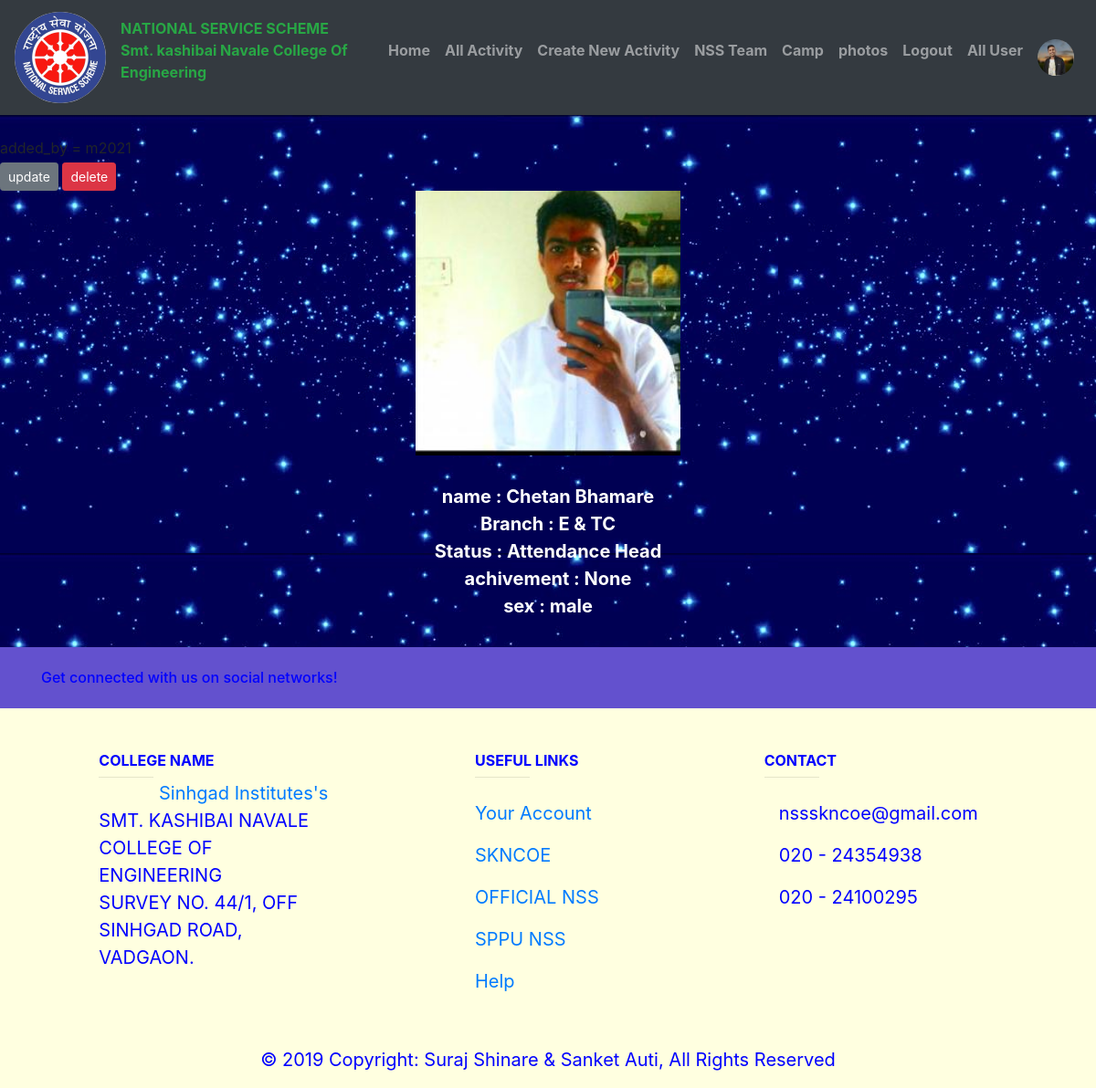
The app's page /user/post/50/ (signed in) with its own data.
### student/models.py (models this page shows, shortened)
class Profile(models.Model):
    user = models.OneToOneField(User, on_delete=models.CASCADE)
    image = models.ImageField(default='default.jpg', upload_to='profile_pics')

### user/models.py (models this page shows, shortened)
class Nss_team_member(models.Model):
    name = models.CharField(max_length=100, help_text='Name of nss team memner')
    batch = models.ForeignKey(Batch, null=True, on_delete=models.CASCADE)
    achievement = models.CharField(max_length=100)
    branch = models.ForeignKey(Branch, null=True, on_delete=models.CASCADE)
    sex = models.ForeignKey(Gender, null=True, on_delete=models.CASCADE)
    status = models.ForeignKey(Status, null=True, on_delete=models.CASCADE)
    image = models.ImageField(default='default.jpg', upload_to='nss_team_member_pics')
    added_by = models.ForeignKey(User, null=True, on_delete=models.CASCADE)

class Branch(models.Model):
    branch = models.CharField(max_length=100)
    def __str__(self):
        return f"{self.branch}"

class Status(models.Model):
    status = models.CharField(max_length=100)
    def __str__(self):
        return f"{self.status}"

class Gender(models.Model):
    gender = models.CharField(max_length=100)
    def __str__(self):
        return f"{self.gender}"

### user/views.py (the view)
# urls.py: path('post/<int:pk>/', PostDetailView.as_view(), name='post-detail'),
class PostDetailView(DetailView):
    model = Nss_team_member

### user/templates/user/nss_team_member_detail.html
{% extends "web_pages/base.html" %}
{% load static %}
{% block content %}
<div style="background-image: url('{% static 'user/nss_team_background.jpg' %}'); ">
<br>
added_by = {{object.added_by}}<br>
              {% if object.added_by == user %}
               <a class="btn btn-secondary btn-sm mt-1" href="{% url 'post-update' object.id %}">update</a>
               <a class="btn btn-danger btn-sm mt-1" href="{% url 'post-delete' object.id %}">delete</a>
              {% endif %}
              <div align="center" style="color: white; font-size: 20px;" class="font-weight-bold">
              <img src="{{ object.image.url }}" style="display: block; width: 290px;">  <br>
              name : {{object.name}}<br>
              Branch : {{object.branch}}<br>
              Status : {{object.status}}<br>
               achivement : {{object.achievement}}<br>
               sex : {{object.sex}}
                <br><br></div></div>
            {% endblock content %}

### web_pages/templates/web_pages/base.html (shortened to what this page needs)
{% load static %}
<html>
<head>
    <link rel="stylesheet" href="https://maxcdn.bootstrapcdn.com/bootstrap/4.0.0-beta.2/css/bootstrap.min.css">
    <link rel="stylesheet" href="{% static 'web_pages/base_css.css' %}">
</head>
<body>
<table>
	<tr>
<div class="my_navigation_bar">
 <nav class="navbar navbar-expand-md navbar-dark bg-dark">
        <a href="{% static 'web_pages/logo3.jpg' %}" class="navbar-brand">
            <img  src="{% static 'web_pages/site-logo.jpg' %}"  width="100px" alt="Nss_skncoe" class="rounded-circle" id="nav_nss_logo">
        </a>
       <p class="text-success font-weight-bold" id="nav_college_name">
        NATIONAL SERVICE SCHEME <br>
        Smt. kashibai Navale College Of <br>
        Engineering</p>
        <div class="collapse navbar-collapse font-weight-bold" id="navbarCollapse">
           <div class="navbar-nav ml-auto">
           <a class="nav-item nav-link" href="{% url 'home' %}">Home</a>
           <a class="nav-item nav-link" href="{% url 'show-all-activity' %}">All Activity</a>
           {% if request.user.is_staff %}
           <a class="nav-item nav-link" href="{% url 'new-activity' %}">Create New Activity</a>
           {% endif %}
           <a class="nav-item  nav-link" href="{% url 'nss-team' %}">NSS Team</a>
           <a class="nav-item  nav-link" href="{% url 'special-camp' %}">Camp</a>
           <a class="nav-item nav-link" href="https://photos.google.com/share/AF1QipOdlUvorjdTR7-bQaXST1tthaMR0uNkkQXx8pR2RO-BAnREIxVxkU0JqR4aeGaUgQ?key=Y0tma05XT0twNXBrM2daOUVOdl9WWWtleUFGV1Rn">photos</a>
          {% if request.user.is_authenticated %}
          <a class="nav-item nav-link" href="{% url 'logout' %}">Logout</a>
          {% endif %}
          {% if request.user.is_superuser %}
          <a class="nav-item  nav-link" href="{% url 'active-user' %}">All User</a>
          {% endif %}
          {% if request.user.is_authenticated %}
          <a class="nav-item  nav-link" href="{% url 'profile' %}"><img src="{{ user.profile.image.url }}" style="width: 40px; height: 40px; " class="rounded-circle"></a>
          {% endif %}
		</div>
    </div>
    </nav>
   </div></tr>
   <tr>
    <div class="block_div">
     	    {% block content %}
	       	{% endblock content %}
     </div>
  </tr>
	<tr>
<div class="footer">
<footer class="page-footer font-small unique-color-dark">
  <div style="background-color: #6351ce;">
    <div class="container">
      <div class="row py-4 d-flex align-items-center">
        <div class="col-md-6 col-lg-5 text-center text-md-left mb-4 mb-md-0">
          <h6 class="mb-0">Get connected with us on social networks!</h6>
        </div>
      </div>
    </div>
  </div>
  <div class="container text-center text-md-left mt-5">
    <div class="row mt-3">
      <div class="col-md-3 col-lg-4 col-xl-3 mx-auto mb-4">
        <h6 class="text-uppercase font-weight-bold">College name</h6>
        <hr class="deep-purple accent-2 mb-4 mt-0 d-inline-block mx-auto" style="width: 60px;">
        <a href="http://www.sinhgad.edu/sinhgad-engineering-institutes/">Sinhgad Institutes's</a> <br>
        SMT. KASHIBAI NAVALE COLLEGE OF ENGINEERING <br>
        SURVEY NO. 44/1, OFF SINHGAD ROAD, <br>
        VADGAON.
      </div>
      <div class="col-md-2 col-lg-2 col-xl-2 mx-auto mb-4">
        <h6 class="text-uppercase font-weight-bold">Useful links</h6>
        <hr class="deep-purple accent-2 mb-4 mt-0 d-inline-block mx-auto" style="width: 60px;">
        <p>
          <a href="{% url 'profile' %}">Your Account</a>
        </p>
        <p>
          <a href="http://cms.sinhgad.edu/sinhgad_engineering_institutes/skncoe_vadgaon/institute_details.aspx">SKNCOE</a>
        </p>
        <p>
          <a href="https://nss.gov.in/">OFFICIAL NSS</a>
        </p>
        <p>
          <a href="http://www.unipune.ac.in/other_academic_and_service_units/national_service_scheme/default.htm">SPPU NSS</a>
        </p>
        <p>
          <a href="mailto:surajm2021@gmail.com">Help</a>
        </p>
      </div>
      <div class="col-md-4 col-lg-3 col-xl-3 mx-auto mb-md-0 mb-4">
        <h6 class="text-uppercase font-weight-bold">Contact</h6>
        <hr class="deep-purple accent-2 mb-4 mt-0 d-inline-block mx-auto" style="width: 60px;">
        <p>
          nssskncoe@gmail.com</p>
        <p>
           020 - 24354938</p>
        <p>
           020 - 24100295</p>
      </div>
    </div>
  </div>
  <div class="footer-copyright text-center py-3">© 2019 Copyright:
    Suraj Shinare & Sanket Auti, All Rights Reserved
    </div>
   </footer>
</div>
</tr>
</table>
</body>
</html>

### web_pages/static/web_pages/base_css.css (style rules this page uses)
.footer { color: blue; font-size: 20px; font-style: bold; background-color: lightyellow; }

### records on screen
Nss_team_member: added_by "m2021", image (picture), name "Chetan Bhamare", branch "E & TC", status "Attendance Head", achievement "None", sex "male"
